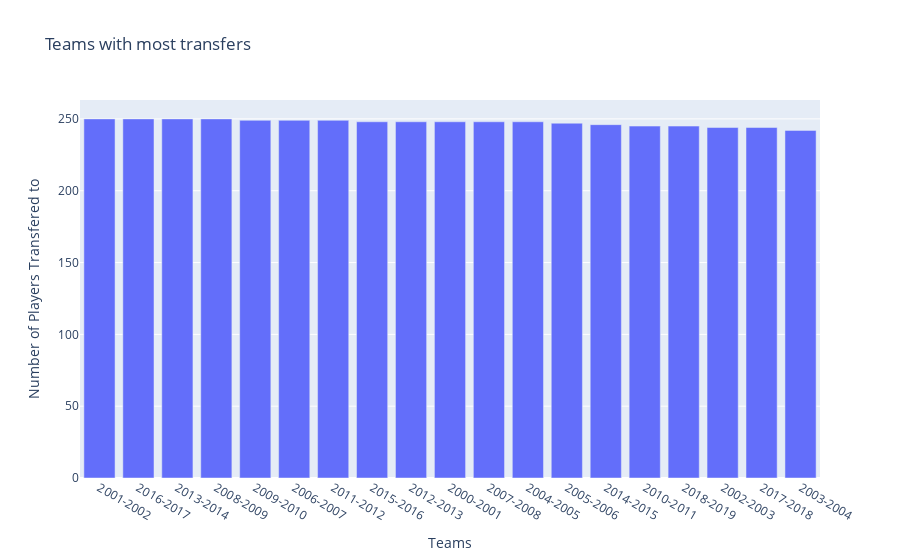

The code cell stored with this chart in its notebook:
### Markdown cell above
The Inter team had the most players transfered to it followed by Chelsea and Man City.

### Code cell
fig = px.bar(df, x=df['Season'].value_counts().keys(), y=df['Season'].value_counts(), title='Teams with most transfers',labels=dict(y="Number of Players Transfered to",x = "Teams"))
fig.show()

### Figure 1 — Plotly figure (JSON) as saved in the notebook; plotly's stock layout.template omitted (floating-point values rounded to 4 significant figures)
{"data": [{"alignmentgroup": "True", "hovertemplate": "Teams=%{x}<br>Number of Players Transfered to=%{y}<extra></extra>", "legendgroup": "", "marker": {"color": "#636efa", "pattern": {"shape": ""}}, "name": "", "offsetgroup": "", "orientation": "v", "showlegend": false, "textposition": "auto", "type": "bar", "x": ["2001-2002", "2016-2017", "2013-2014", "2008-2009", "2009-2010", "2006-2007", "2011-2012", "2015-2016", "2012-2013", "2000-2001", "2007-2008", "2004-2005", "2005-2006", "2014-2015", "2010-2011", "2018-2019", "2002-2003", "2017-2018", "2003-2004"], "xaxis": "x", "y": [250, 250, 250, 250, 249, 249, 249, 248, 248, 248, 248, 248, 247, 246, 245, 245, 244, 244, 242], "yaxis": "y"}], "layout": {"barmode": "relative", "legend": {"tracegroupgap": 0}, "title": {"text": "Teams with most transfers"}, "xaxis": {"anchor": "y", "domain": [0, 1], "title": {"text": "Teams"}}, "yaxis": {"anchor": "x", "domain": [0, 1], "title": {"text": "Number of Players Transfered to"}}}}
